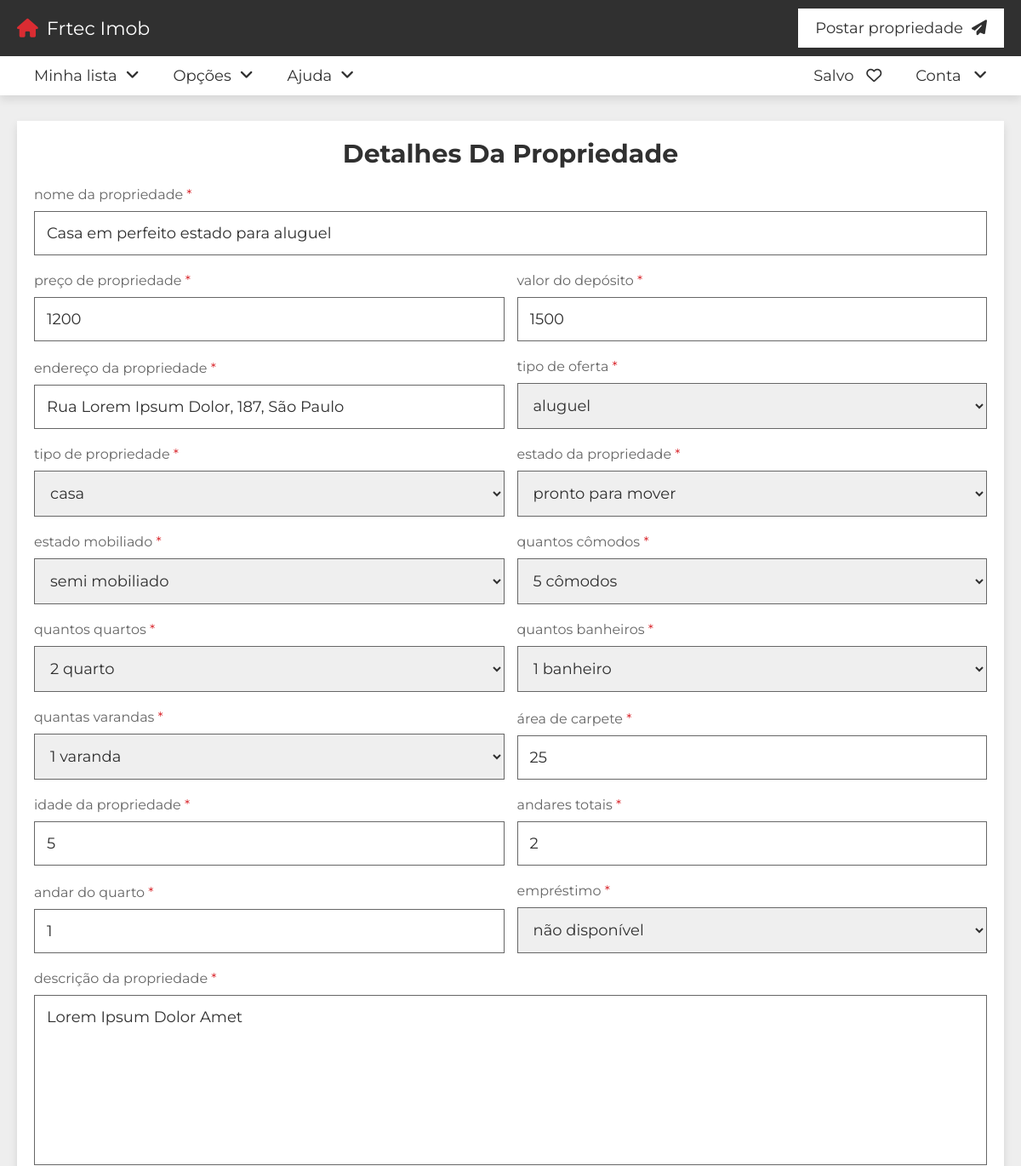
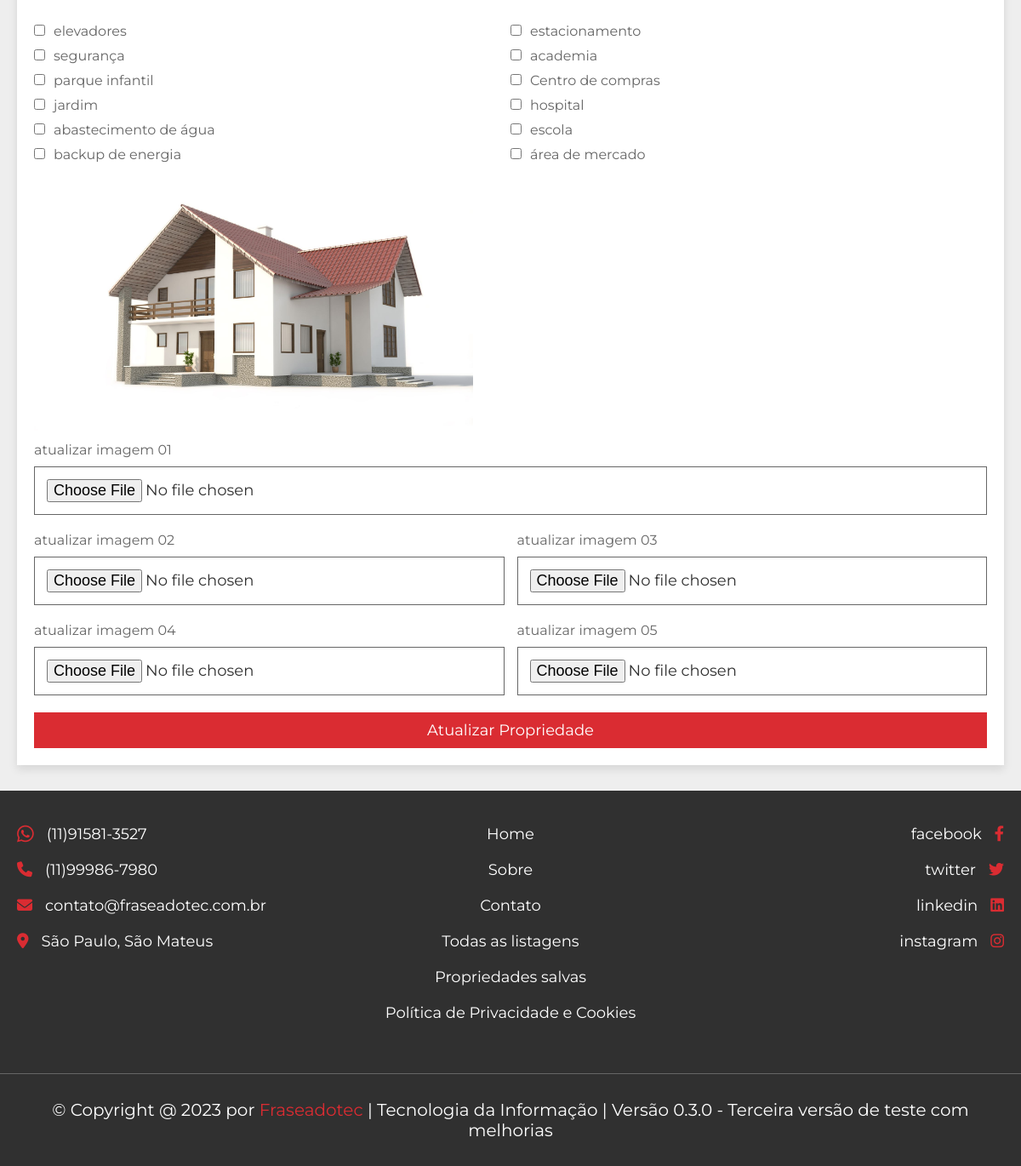
The page /atualização_propriedade.php?get_id=gmjJjXEpu9aTAsVDojJv (signed in) on the database its author committed (2 pictures, top to bottom).
### tables this page shows
CREATE TABLE `property` (
  `id` varchar(20) NOT NULL,
  `user_id` varchar(20) NOT NULL,
  `property_name` varchar(50) NOT NULL,
  `address` varchar(100) NOT NULL,
  `price` varchar(10) NOT NULL,
  `type` varchar(10) NOT NULL,
  `offer` varchar(10) NOT NULL,
  `status` varchar(50) NOT NULL,
  `furnished` varchar(50) NOT NULL,
  `bhk` varchar(10) NOT NULL,
  `deposite` varchar(10) NOT NULL,
  `bedroom` varchar(10) NOT NULL,
  `bathroom` varchar(10) NOT NULL,
  `balcony` varchar(10) NOT NULL,
  `carpet` varchar(10) NOT NULL,
  `age` varchar(2) NOT NULL,
  `total_floors` varchar(2) NOT NULL,
  `room_floor` varchar(2) NOT NULL,
  `loan` varchar(50) NOT NULL,
  `lift` varchar(3) NOT NULL DEFAULT 'no',
  `security_guard` varchar(3) NOT NULL DEFAULT 'no',
  `play_ground` varchar(3) NOT NULL DEFAULT 'no',
  `garden` varchar(3) NOT NULL DEFAULT 'no',
  `water_supply` varchar(3) NOT NULL DEFAULT 'no',
  `power_backup` varchar(3) NOT NULL DEFAULT 'no',
  `parking_area` varchar(3) NOT NULL DEFAULT 'no',
  `gym` varchar(3) NOT NULL DEFAULT 'no',
  `shopping_mall` varchar(3) NOT NULL DEFAULT 'no',
  `hospital` varchar(3) NOT NULL DEFAULT 'no',
  `school` varchar(3) NOT NULL DEFAULT 'no',
  `market_area` varchar(3) NOT NULL DEFAULT 'no',
  `image_01` varchar(50) NOT NULL,
  `image_02` varchar(50) NOT NULL,
  `image_03` varchar(50) NOT NULL,
  `image_04` varchar(50) NOT NULL,
  `image_05` varchar(50) NOT NULL,
  `description` varchar(1000) NOT NULL,
  `date` date NOT NULL DEFAULT current_timestamp()
);

### atualização_propriedade.php (the view, shortened to what this page needs)
<?php
include 'components/connect.php';
if(isset($_GET['get_id'])){
   $get_id = $_GET['get_id'];
}else{
   $get_id = '';
   header('location:inicio.php');
}
?>
<!DOCTYPE html>
<html lang="pt-BR">
<head>
   <link rel="stylesheet" href="https://cdnjs.cloudflare.com/ajax/libs/font-awesome/6.2.0/css/all.min.css">
   <link rel="stylesheet" href="css/style.css">
</head>
<body>
<?php include 'components/user_header.php'; ?>
<section class="property-form">
   <?php
      $select_properties = $conn->prepare("SELECT * FROM `property` WHERE id = ? ORDER BY date DESC LIMIT 1");
      $select_properties->execute([$get_id]);
      if($select_properties->rowCount() > 0){
         while($fetch_property = $select_properties->fetch(PDO::FETCH_ASSOC)){
   ?>
   <form action="" method="POST" enctype="multipart/form-data">
      <h3>detalhes da propriedade</h3>
      <div class="box">
         <p>nome da propriedade <span>*</span></p>
         <input type="text" name="property_name" required maxlength="50" placeholder="insira o nome da propriedade" value="<?= $fetch_property['property_name']; ?>" class="input">
      </div>
      <div class="flex">
         <div class="box">
            <p>preço de propriedade <span>*</span></p>
            <input type="number" name="price" required min="0" max="9999999999" maxlength="10" value="<?= $fetch_property['price']; ?>" placeholder="insira o preço da propriedade" class="input">
         </div>
         <div class="box">
            <p>valor do depósito <span>*</span></p>
            <input type="number" name="deposite" required min="0" max="9999999999" value="<?= $fetch_property['deposite']; ?>" maxlength="10" placeholder="insira o valor do depósito" class="input">
         </div>
         <div class="box">
            <p>endereço da propriedade <span>*</span></p>
            <input type="text" name="address" required maxlength="100" placeholder="insira o endereço completo da propriedade" class="input" value="<?= $fetch_property['address']; ?>">
         </div>
         <div class="box">
            <p>tipo de oferta <span>*</span></p>
            <select name="offer" required class="input">
               <option value="<?= $fetch_property['offer']; ?>" selected><?= $fetch_property['offer']; ?></option>
            </select>
         </div>
         <div class="box">
            <p>tipo de propriedade <span>*</span></p>
            <select name="type" required class="input">
               <option value="<?= $fetch_property['type']; ?>" selected><?= $fetch_property['type']; ?></option>
            </select>
         </div>
         <div class="box">
            <p>estado da propriedade <span>*</span></p>
            <select name="status" required class="input">
               <option value="<?= $fetch_property['status']; ?>" selected><?= $fetch_property['status']; ?></option>
            </select>
         </div>
         <div class="box">
            <p>estado mobiliado <span>*</span></p>
            <select name="furnished" required class="input">
               <option value="<?= $fetch_property['furnished']; ?>" selected><?= $fetch_property['furnished']; ?></option>
            </select>
         </div>
         <div class="box">
            <p>quantos cômodos <span>*</span></p>
            <select name="bhk" required class="input">
               <option value="<?= $fetch_property['bhk']; ?>" selected><?= $fetch_property['bhk']; ?> cômodos</option>
            </select>
         </div>
         <div class="box">
            <p>quantos quartos <span>*</span></p>
            <select name="bedroom" required class="input">
               <option value="<?= $fetch_property['bedroom']; ?>" selected><?= $fetch_property['bedroom']; ?> quarto</option>
            </select>
         </div>
         <div class="box">
            <p>quantos banheiros <span>*</span></p>
            <select name="bathroom" required class="input">
               <option value="<?= $fetch_property['bathroom']; ?>" selected><?= $fetch_property['bathroom']; ?> banheiro</option>
            </select>
         </div>
         <div class="box">
            <p>quantas varandas <span>*</span></p>
            <select name="balcony" required class="input">
               <option value="<?= $fetch_property['balcony']; ?>" selected><?= $fetch_property['balcony']; ?> varanda</option>
            </select>
         </div>
         <div class="box">
            <p>área de carpete <span>*</span></p>
            <input type="number" name="carpet" required min="1" max="9999999999" maxlength="10" placeholder="quantos metros quadrados?" class="input" value="<?= $fetch_property['carpet']; ?>">
         </div>
         <div class="box">
            <p>idade da propriedade <span>*</span></p>
            <input type="number" name="age" required min="0" max="99" maxlength="2" placeholder="quantos anos tem a propriedade?" class="input" value="<?= $fetch_property['age']; ?>">
         </div>
         <div class="box">
            <p>andares totais <span>*</span></p>
            <input type="number" name="total_floors" required min="0" max="99" maxlength="2" placeholder="como pisos disponíveis?" class="input" value="<?= $fetch_property['total_floors']; ?>">
         </div>
         <div class="box">
            <p>andar do quarto <span>*</span></p>
            <input type="number" name="room_floor" required min="0" max="99" maxlength="2" placeholder="número do andar do imóvel" class="input" value="<?= $fetch_property['room_floor']; ?>">
         </div>
         <div class="box">
            <p>empréstimo <span>*</span></p>
            <select name="loan" required class="input">
               <option value="<?= $fetch_property['loan']; ?>" selected><?= $fetch_property['loan']; ?></option>
            </select>
         </div>
      </div>
      <div class="box">
         <p>descrição da propriedade <span>*</span></p>
         <textarea name="description" maxlength="1000" class="input" required cols="30" rows="10" placeholder="escreva sobre o imóvel..." ><?= $fetch_property['description']; ?></textarea>
      </div>
      <div class="checkbox">
         <div class="box">
            <p><input type="checkbox" name="lift" value="yes" <?php if($fetch_property['lift'] == 'yes'){echo 'verificado'; } ?> />elevadores</p>
            <p><input type="checkbox" name="security_guard" value="yes" <?php if($fetch_property['security_guard'] == 'yes'){echo 'verificado'; } ?> />segurança</p>
            <p><input type="checkbox" name="play_ground" value="yes" <?php if($fetch_property['play_ground'] == 'yes'){echo 'verificado'; } ?> />parque infantil</p>
            <p><input type="checkbox" name="garden" value="yes" <?php if($fetch_property['garden'] == 'yes'){echo 'verificado'; } ?> />jardim</p>
            <p><input type="checkbox" name="water_supply" value="yes" <?php if($fetch_property['water_supply'] == 'yes'){echo 'verificado'; } ?> />abastecimento de água</p>
            <p><input type="checkbox" name="power_backup" value="yes" <?php if($fetch_property['power_backup'] == 'yes'){echo 'verificado'; } ?> />backup de energia</p>
         </div>
         <div class="box">
            <p><input type="checkbox" name="parking_area" value="yes" <?php if($fetch_property['parking_area'] == 'yes'){echo 'verificado'; } ?> />estacionamento</p>
            <p><input type="checkbox" name="gym" value="yes" <?php if($fetch_property['gym'] == 'yes'){echo 'verificado'; } ?> />academia</p>
            <p><input type="checkbox" name="shopping_mall" value="yes" <?php if($fetch_property['shopping_mall'] == 'yes'){echo 'verificado'; } ?> />Centro de compras</p>
            <p><input type="checkbox" name="hospital" value="yes" <?php if($fetch_property['hospital'] == 'yes'){echo 'verificado'; } ?> />hospital</p>
            <p><input type="checkbox" name="school" value="yes" <?php if($fetch_property['school'] == 'yes'){echo 'verificado'; } ?> />escola</p>
            <p><input type="checkbox" name="market_area" value="yes" <?php if($fetch_property['market_area'] == 'yes'){echo 'verificado'; } ?> />área de mercado</p>
         </div>
      </div>
      <div class="box">
         <img src="uploaded_files/<?= $fetch_property['image_01']; ?>" class="image" alt="">
         <p>atualizar imagem 01</p>
         <input type="file" name="image_01" class="input" accept="image/*">
      </div>
      <div class="flex">
         <div class="box">
            <p>atualizar imagem 02</p>
            <input type="file" name="image_02" class="input" accept="image/*">
         </div>
         <div class="box">
            <p>atualizar imagem 03</p>
            <input type="file" name="image_03" class="input" accept="image/*">
         </div>
         <div class="box">
            <p>atualizar imagem 04</p>
            <input type="file" name="image_04" class="input" accept="image/*">
         </div>
         <div class="box">
            <p>atualizar imagem 05</p>
            <input type="file" name="image_05" class="input" accept="image/*">
         </div>
      </div>
      <input type="submit" value="atualizar propriedade" class="btn" name="update">
   </form>
   <?php
      }
   }else{
      echo '<p class="empty">imóvel não encontrado! <a href="postagem_propriedade.php" style="margin-top:1.5rem;" class="btn">adicionar novo</a></p>';
   }
   ?>
</section>
<?php include 'components/footer.php'; ?>
</body>
</html>

### css/style.css (style rules this page uses)
:root { --main-color:#DA2C32; --light-color:#666; --light-bg:#eee; --white:#fff; --black:#303030; --border:.1rem solid var(--light-color); --box-shodow:0 .5rem 1rem rgba(0,0,0,.1); }
* { font-family: 'Montserrat', sans-serif; margin: 0; padding: 0; box-sizing: border-box; outline: none; border: none; text-decoration: none; }
html { font-size: 62.5%; overflow-x: hidden; scroll-behavior: smooth; scroll-padding-top: 10rem; }
body { background-color: var(--light-bg); }
section { padding: 3rem 2rem; max-width: 1200px; margin: 0 auto; }
.btn, .inline-btn { margin-top: 1rem; padding: 1rem 3rem; background-color: var(--main-color); color: var(--white); cursor: pointer; text-align: center; font-size: 1.8rem; text-transform: capitalize; }
.btn { display: block; width: 100%; }
.property-form form { background-color: var(--white); padding: 2rem; box-shadow: var(--box-shodow); }
.property-form form h3 { font-size: 3rem; text-align: center; padding-bottom: 1rem; color: var(--black); text-transform: capitalize; }
.property-form form .flex { display: flex; flex-wrap: wrap; column-gap: 1.5rem; justify-content: space-between; align-items: flex-end; }
.property-form form .box { flex: 1 1 40rem; }
.property-form form .box .input { width: 100%; border: var(--border); margin: 1rem 0; padding: 1.4rem; color: var(--black); font-size: 1.8rem; }
.property-form form textarea { height: 20rem; resize: none; }
.property-form form .box .input option[selected] { background-color: var(--black); color: var(--white); }
.property-form form .box .image { height: 30rem; width: 100%; object-fit: contain; padding-top: 1rem; object-position: left; }
.property-form form .box p { font-size: 1.6rem; color: var(--light-color); padding-top: 1rem; }
.property-form form .box p span { color: var(--main-color); }
.property-form form .checkbox { display: flex; justify-content: space-between; padding-bottom: 1rem; margin: .5rem 0; flex-wrap: wrap; }
.property-form form .checkbox .box { flex: 1 1 20rem; }
.property-form form .checkbox .box input { margin-right: 1rem; cursor: pointer; }

### rows shown on the page
property: property_name "Casa em perfeito estado para aluguel", price "1200", deposite "1500", address "Rua Lorem Ipsum Dolor, 187, São Paulo", offer "aluguel", type "casa", status "pronto para mover", furnished "semi mobiliado", bhk "5 cômodos", bedroom "2 quarto", bathroom "1 banheiro", balcony "1 varanda", carpet "25", age "5", total_floors "2", room_floor "1", loan "não disponível", description "Lorem Ipsum Dolor Amet", image_01 (picture)
